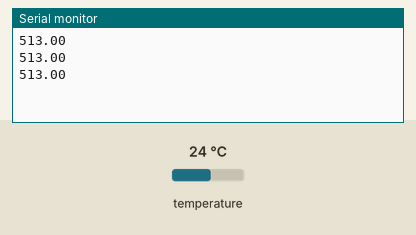
Recording of a sketch running on a simulated Arduino Uno, built with avr-gcc and run on an emulated ATmega328P. Shown: the last lines printed to the serial monitor. Wiring (inferred from the names in the program): DS18B20 sensor: data pin 17. Inputs (shaded band) come from the test bench; at power-on: temperature 24 °C.

Above: at 1.3 s.
1.4 s: temperature set to 12 °C
At 1.9 s:
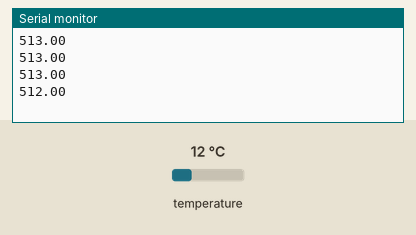
2.9 s: temperature set to 7 °C
At 3.5 s:
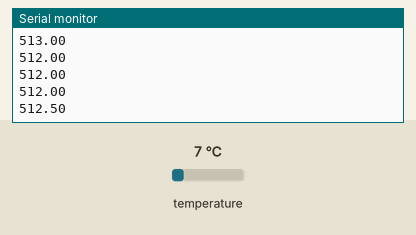
Timing chart, 0 to 5.9 s (numbered marks = the images above; inputs shaded):
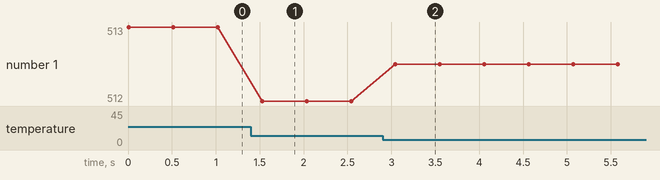

The sketch:

temp_senior.ino
```cpp
int DSPIN = 17;
void setup() {
  // put your setup code here, to run once:
  Serial.begin(115200);
}

void loop() {
  // put your main code here, to run repeatedly:
  double temp = TempRead();
  temp *= 0.0625;//转换精度为0.0625/LSB
  Serial.println(temp);
  delay(500);
}

boolean DS18B20_Init()
{
  pinMode(DSPIN, OUTPUT);
  digitalWrite(DSPIN, HIGH);
  delayMicroseconds(5);
  digitalWrite(DSPIN, LOW);
  delayMicroseconds(750);//480-960
  digitalWrite(DSPIN, HIGH);
  pinMode(DSPIN, INPUT);
  int t = 0;
  while(digitalRead(DSPIN))
  {
    t++;
    if(t > 60) return false;
    delayMicroseconds(1);
  }
  t = 480 - t;
  pinMode(DSPIN, OUTPUT);
  delayMicroseconds(t);
  digitalWrite(DSPIN, HIGH);
  return true;
}

void DS18B20_Write(byte data)
{
  pinMode(DSPIN, OUTPUT);
  for(int i=0; i<8; i++)
  {
    digitalWrite(DSPIN, LOW);
    delayMicroseconds(10);
    if(data & 1) digitalWrite(DSPIN, HIGH);
    else digitalWrite(DSPIN, LOW);
    data >>= 1;
    delayMicroseconds(50);
    digitalWrite(DSPIN, HIGH);
  }
}

byte DS18B20_Read()
{
  pinMode(DSPIN, OUTPUT);
  digitalWrite(DSPIN, HIGH);
  delayMicroseconds(2);
  byte data = 0;
  for(int i=0; i<8; i++)
  {
    digitalWrite(DSPIN, LOW);
    delayMicroseconds(1);
    digitalWrite(DSPIN, HIGH);
    pinMode(DSPIN, INPUT);
    delayMicroseconds(5);
    data >>= 1;
    if(digitalRead(DSPIN)) data |= 0x80;
    delayMicroseconds(55);
    pinMode(DSPIN, OUTPUT);
    digitalWrite(DSPIN, HIGH);
  }
  return data;
}

int TempRead()
{
  if(!DS18B20_Init()) return 0;
  DS18B20_Write(0xCC);//发跳过ROM命令
  DS18B20_Write(0x44);//发读开始转换命令
  if(!DS18B20_Init()) return 0;
  DS18B20_Write(0xCC);//发跳过ROM命令
  DS18B20_Write(0xBE);//读寄存器，共九字节，前两字节为转换值
  int temp = DS18B20_Read();//低字节
  temp |= DS18B20_Read() << 8;//高字节
  return temp;
}
```

Measured:
- after the input at 1.4 s, the serial monitor: prints a new line after 0.13 s (image 1)
- after the input at 2.9 s, the serial monitor: prints a new line after 0.15 s (image 2)
- plotted number 1: 513 → 512 after the input at 1.4 s, 512 → 512.5 after the input at 2.9 s
